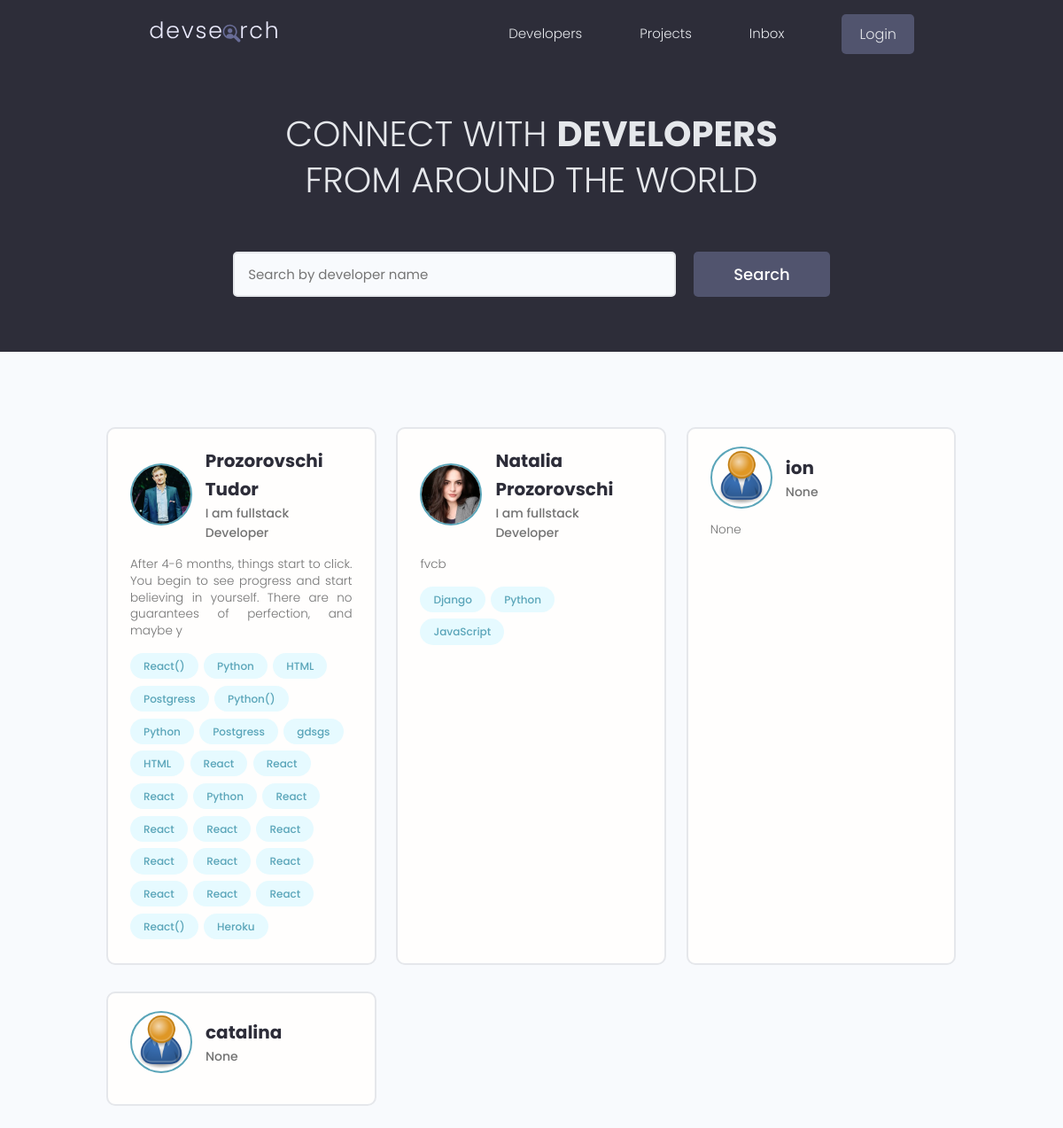
The page / on the database its author committed.
### users/models.py (models this page shows, shortened)
class Profile(models.Model):
    user = models.OneToOneField(User, on_delete=models.CASCADE, null=True, blank=True)
    name = models.CharField(max_length=200, blank=True, null=True)
    email = models.EmailField(max_length=500, blank=True, null=True)
    username = models.CharField(max_length=200, blank=True, null=True)
    location = models.CharField(max_length=200, blank=True, null=True)
    short_intro = models.CharField(max_length=200, blank=True, null=True)
    bio = models.TextField(blank=True, null=True)
    profile_image = models.ImageField(
        null=True, blank=True, upload_to='profiles/', default="profiles/user-default.png")
    social_github = models.CharField(max_length=200, blank=True, null=True)
    social_twitter = models.CharField(max_length=200, blank=True, null=True)
    social_linkedin = models.CharField(max_length=200, blank=True, null=True)
    social_youtube = models.CharField(max_length=200, blank=True, null=True)
    social_website = models.CharField(max_length=200, blank=True, null=True)
    created = models.DateTimeField(auto_now_add=True)
    id = models.UUIDField(default=uuid.uuid4, unique=True,
                          primary_key=True, editable=False)

class Skill(models.Model):
    owner = models.ForeignKey(
        Profile, on_delete=models.CASCADE, null=True, blank=True)
    name = models.CharField(max_length=200, blank=True, null=True)
    description = models.TextField(null=True,blank=True)
    created = models.DateTimeField(auto_now_add=True)
    id = models.UUIDField(default=uuid.uuid4, unique=True,
                          primary_key=True, editable=False)
    def __str__(self):
        return str(self.name)

### users/views.py (the view)
# urls.py: path('', views.profiles, name="profiles"),
def profiles(request):
    profiles = Profile.objects.all()
    context = {'profiles': profiles}
    return render(request, 'users/profiles.html', context)

### users/templates/users/profiles.html (shortened to what this page needs)
{% extends 'main.html' %}
{% block content %}
<main class="home">
    <section class="hero-section text-center">
      <div class="container container--narrow">
        <div class="hero-section__box">
          <h2>CONNECT WITH <span>DEVELOPERS</span></h2>
          <h2>FROM AROUND THE WORLD</h2>
        </div>
        <div class="hero-section__search">
          <form class="form" action="#" method="get">
            <div class="form__field">
              <input class="input input--text" id="formInput#search" type="text" name="text"
                placeholder="Search by developer name" />
            </div>
            <input class="btn btn--sub btn--lg" type="submit" value="Search" />
          </form>
        </div>
      </div>
    </section>
    <section class="devlist">
      <div class="container">
        <div class="grid grid--three">
          {% for profile in profiles %}
          <div class="column card">
            <div class="dev">
              <a href="{% url 'user-profile' profile.id %}" class="card__body">
                <div class="dev__profile">
                  <img class="avatar avatar--md" src="{{ profile.profile_image.url}}" alt="image" />
                  <div class="dev__meta">
                    <h3>{{profile.name}}</h3>
                    <h5>{{profile.short_intro|slice:"60"}}</h5>
                  </div>
                </div>
                <p class="dev__info">{{profile.bio|slice:"150"}}</p>
                <div class="dev__skills">
                  {% for skill in profile.skill_set.all %}
                  <span class="tag tag--pill tag--main">
                    <small>{{skill}}</small>
                  </span>
                  {% endfor %}
                </div>
              </a>
            </div>
          </div>
          {% endfor %}
        </div>
      </div>
    </section>
  </main>
{% endblock content %}

### static/styles/app.css (style rules this page uses)
.btn--sub { background-color: var(--color-sub-light); }
.card { border: 2px solid var(--color-light); }
img { width: 100%; }
.hero-section { height: 40vh; display: flex; align-items: center; background-color: var(--color-sub); }
.hero-section__box { margin-bottom: 4rem; }
.hero-section__box > h2, .hero-section__box > h2 > span { font-size: 4rem; color: var(--color-light); line-height: 1.3; text-transform: uppercase; }
.hero-section__box > h2 { font-weight: 300; }
.hero-section__box > h2 > span { font-weight: 700; }
.hero-section__search > .form { display: flex; align-items: center; justify-content: center; gap: 2rem; }
.hero-section__search > .form input.input--text { width: 50rem; }
.devlist { margin-top: 8rem; }
.devlist .grid { align-items: stretch; }
.devlist .dev .dev__profile { display: flex; align-items: center; gap: 1.5rem; }
.devlist .dev .dev__meta h3 { color: var(--color-sub); font-size: 2rem; font-weight: 700; }
.devlist .dev .dev__meta h5 { color: var(--color-text); font-size: 1.4rem; font-weight: 500; }
.devlist .dev .dev__info { margin: 1.5rem 0; font-size: 1.35rem; line-height: 1.4; text-align: justify; }

### static/uikit/styles/modules/_base.css (style rules this page uses)
* { margin: 0; padding: 0; box-sizing: border-box; text-rendering: optimizeLegibility; color: inherit; font-size: inherit; }
body { line-height: 1.6; font-weight: 400; font-size: 1.5rem; color: var(--color-text); background-color: var(--color-bg); min-height: 100vh; }

### static/uikit/styles/modules/_typography.css (style rules this page uses)
* { font-family: var(--font-base); }
h2 { font-size: 3.6rem; font-weight: var(--font-bold); }
h3 { font-size: 3.2rem; font-weight: var(--font-medium); }
h5 { font-size: 2.4rem; font-weight: var(--font-medium); }
h5, h6 { font-weight: var(--font-regular); }
p, span, strong { font-size: 1.6rem; color: var(--color-text); font-weight: var(--font-regular); }
a { padding-bottom: 2px; text-decoration: none; display: inline-block; color: var(--color-main); font-weight: var(--font-medium); }

### static/uikit/styles/modules/_utilities.css (style rules this page uses)
.container { width: 92%; max-width: 165rem; margin: 0 auto; box-sizing: border-box; }
.container--narrow { width: 92%; max-width: 120rem; }
@media screen and (min-width: 1000px) { .container { width: 90%; } }
@media screen and (min-width: 1000px) { .container--narrow { width: 85%; } }
@media screen and (min-width: 1200px) { .container { width: 80%; } }
@media screen and (min-width: 1200px) { .container--narrow { width: 72%; } }
.text-center { text-align: center; }

### static/uikit/styles/modules/_avatar.css (style rules this page uses)
.avatar { border-radius: 50%; border: 2px solid var(--color-main); object-fit: cover; }
.avatar--md { height: 7rem; width: 7rem; }

### static/uikit/styles/modules/_button.css (style rules this page uses)
.btn { display: inline-block; position: relative; cursor: pointer; background-color: var(--color-light); font-weight: var(--font-medium); color: var(--color-sub); text-decoration: none; padding: 1rem 2rem; border-radius: 0.5rem; border: none; width: -webkit-fit-content; width: -moz-fit-content; width: fit-content; height: -webkit-fit-content; height: -moz-fit-content; height: fit-content; font-size: 1.6rem; outline-width: 0; outline-color: transparent; -webkit-backface-visibility: hidden; backface-visibility: hidden; transition: all 0.3s ease-in-out; }
.btn--sub { background-color: var(--color-sub); color: var(--color-white); }
.btn--lg { font-size: 1.8rem; padding: 1.2rem 4.5rem; }

### static/uikit/styles/modules/_card.css (style rules this page uses)
.card { border-radius: 1rem; background-color: var(--color-white); border: 1.5px solid var(--color-light); width: auto; height: auto; margin-top: 0.5rem; margin-bottom: 0.5rem; overflow: hidden; }
.card__body, .card__header { padding: 2rem 2.5rem; }

### static/uikit/styles/modules/_form.css (style rules this page uses)
.form { display: block; }
.form__field { margin-top: 1.5rem; margin-bottom: 1.5rem; }
input.input[type='text'], input.input[type='email'], input.input[type='password'], input.input[type='number'], textarea.input { min-width: 24rem; width: 100%; padding: 1.2rem 1.5rem; border-radius: 0.5rem; border: 2px solid var(--color-light); transition: all 0.3s ease-in-out; background-color: var(--color-bg); }

### static/uikit/styles/modules/_tag.css (style rules this page uses)
.tag { display: inline-flex; align-items: center; background-color: var(--color-sub); height: -webkit-fit-content; height: -moz-fit-content; height: fit-content; width: -webkit-fit-content; width: -moz-fit-content; width: fit-content; border-radius: 0.5rem; padding: 0.5rem 1.5rem; font-size: 1.2rem; cursor: pointer; }
.tag:not(:last-child) { margin-right: 0.25rem; margin-bottom: 0.75rem; }
.tag > small { color: var(--color-white); }
.tag--pill { border-radius: 5rem; }
.tag--main, .tag--main > small { background: var(--color-main-light); color: var(--color-main); font-weight: 500; }

### rows shown on the page
Profile: profile_image (picture), name "Prozorovschi Tudor", short_intro "I am fullstack Developer", bio "After 4-6 months, things start to click. You begin to see progress and start believing in yourself. There are no guarantees of perfection, and maybe y"
Skill: name "React()"
Skill: name "Python"
Skill: name "HTML"
Skill: name "Postgress"
Skill: name "Python()"
Skill: name "Python"
Skill: name "Postgress"
Skill: name "gdsgs"
Skill: name "HTML"
Skill: name "React"
Skill: name "React"
Skill: name "React"
Skill: name "Python"
Skill: name "React"
Skill: name "React"
Skill: name "React"
Skill: name "React"
Skill: name "React"
Skill: name "React"
Skill: name "React"
Skill: name "React"
Skill: name "React"
Skill: name "React"
Skill: name "React()"
Skill: name "Heroku"
Profile: profile_image (picture), name "Natalia Prozorovschi", short_intro "I am fullstack Developer", bio "fvcb"
Skill: name "Django"
Skill: name "Python"
Skill: name "JavaScript"
Profile: profile_image (placeholder picture), name "ion", short_intro "None", bio "None"
Profile: profile_image (placeholder picture), name "catalina", short_intro "None"
